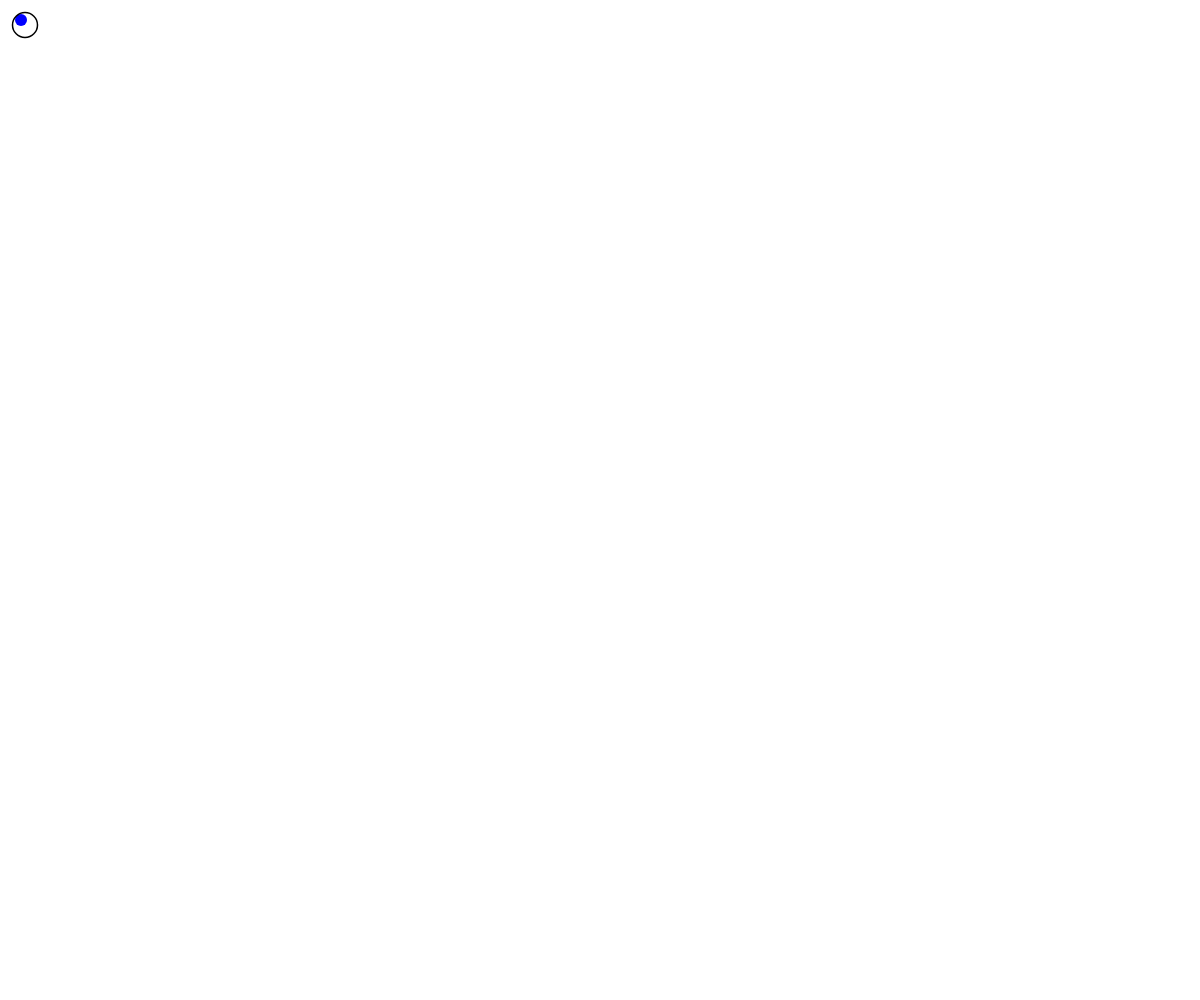
Frame 1 (no input)
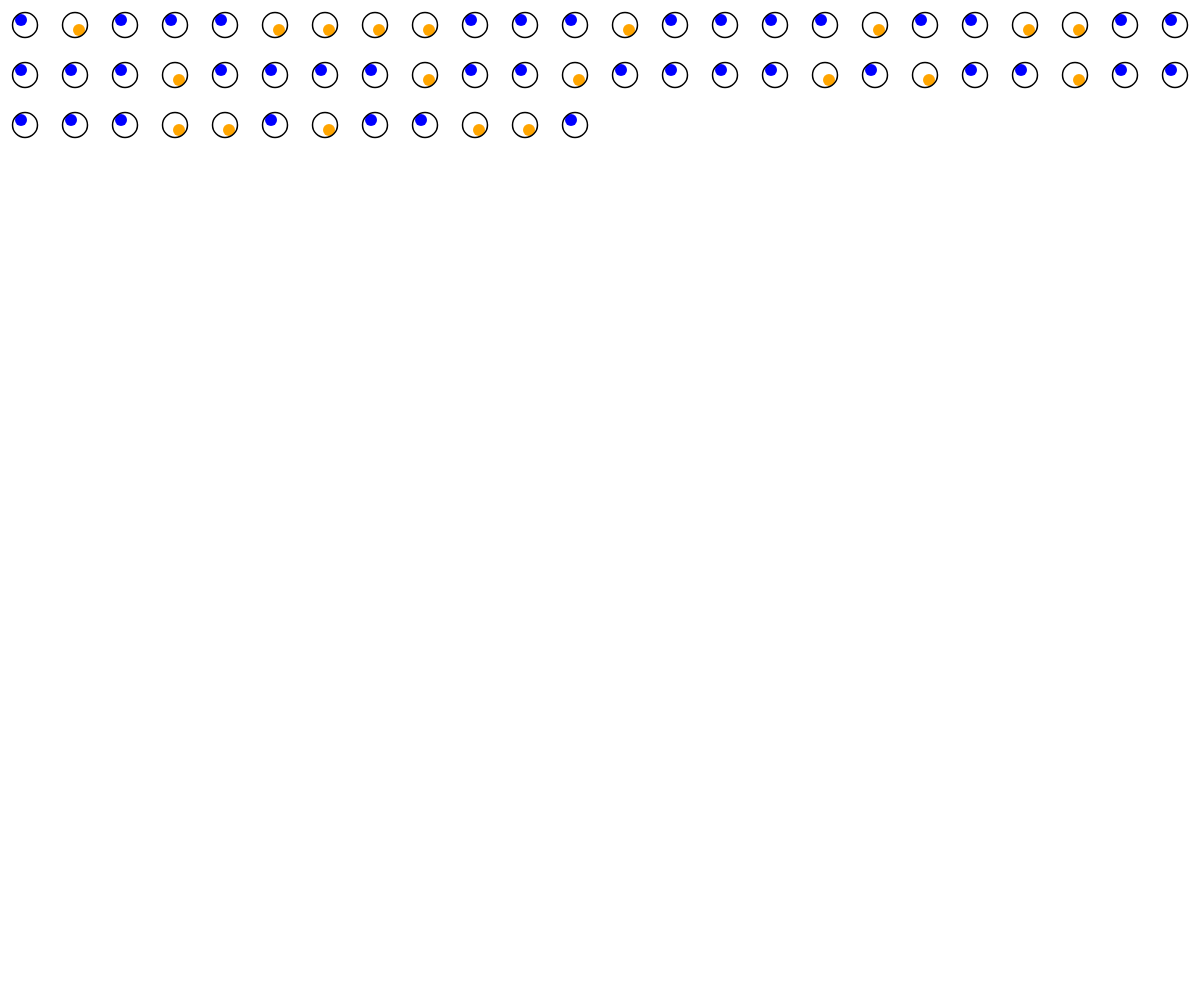
Frame 60 (no input)
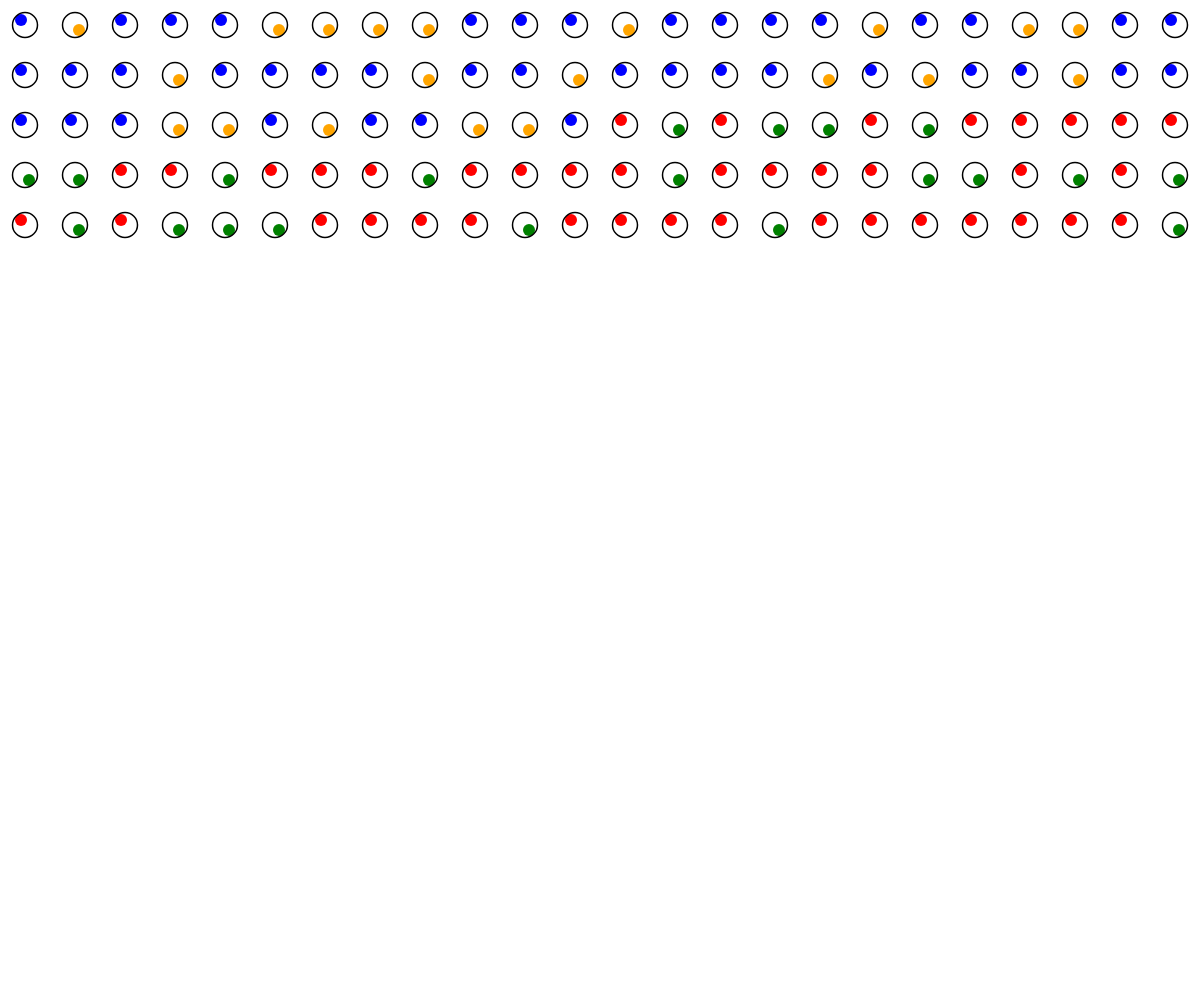
Frame 120 (the mouse pressed at the canvas centre since frame 60)

The p5.js sketch that drew these frames (run headless with seeded random() and noise() and a simulated clock; from frame 60 on, the mouse is pressed at the canvas centre):

// p5.js sketch
// ── sketch.js
// Barbara Merlino

var x = 0;
var y = 0;
var g = 50;
var colore_sfondo = 255;
var palla1 = "blue";
var palla2 = "orange";

function setup() {
  createCanvas(windowWidth, windowHeight);
  background(colore_sfondo);
  strokeJoin(ROUND);
  strokeWeight(1.5);
}

function draw() {
  if (testa()) {
    noStroke();
    fill(palla2);
    circle(x + g - 21, y + g - 20, 12);

    stroke(0);
    noFill();
    circle(x + g / 2, y + g / 2, 25);
  } else {
    noStroke();
    fill(palla1);
    circle(x + g - 29, y + g - 30, 12);

    stroke(0);
    noFill();
    circle(x + g / 2, y + g / 2, 25);
  }
  //passo alla casella accanto
  x = x + g;
  //quando termina la riga, passo alla riga successiva
  if (x >= width) {
    x = 0;
    y = y + g;
  }

  //quando la tavola è completa, ripulisco e ricomincio cambiando i colori
  if (y >= height) {
    if (palla1 == "blue" || palla2 == "orange") {
      palla1 = "red";
      palla2 = "green";
    } else {
      palla1 = "blue";
      palla2 = "orange";
    }

    background(colore_sfondo);
    x = 0;
    y = 0;
  }
}

function mousePressed() {
  //x = 0;
  // y = 0;
  if (palla1 == "blue" || palla2 == "orange") {
    palla1 = "red";
    palla2 = "green";
  } else {
    palla1 = "blue";
    palla2 = "orange";
  }
}

function testa() {
  if (random(3) <= 1) {
    return true;
  } else {
    return false;
  }
}

// se ridimensiona la finestra ricalcola width e height canvas
function windowResized() {
  resizeCanvas(windowWidth, windowHeight);
}
